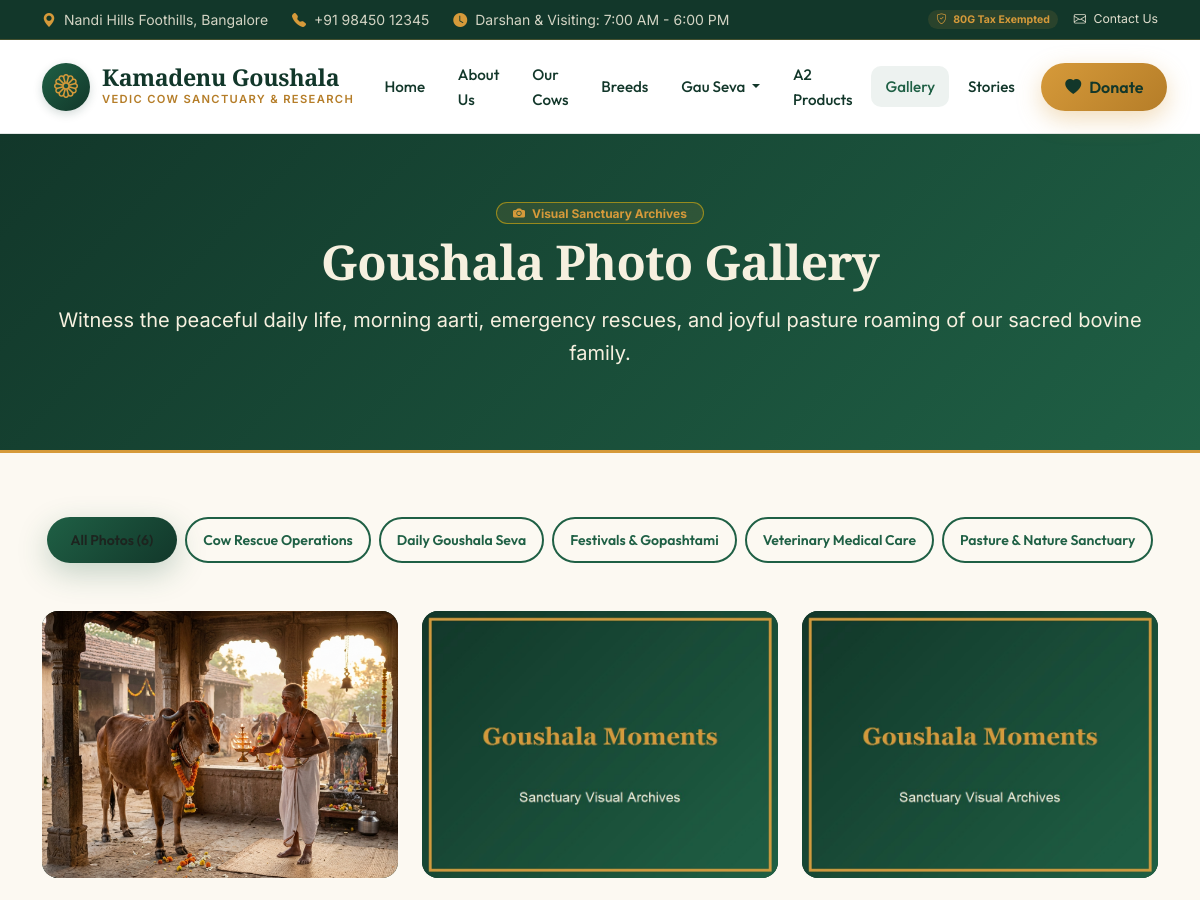
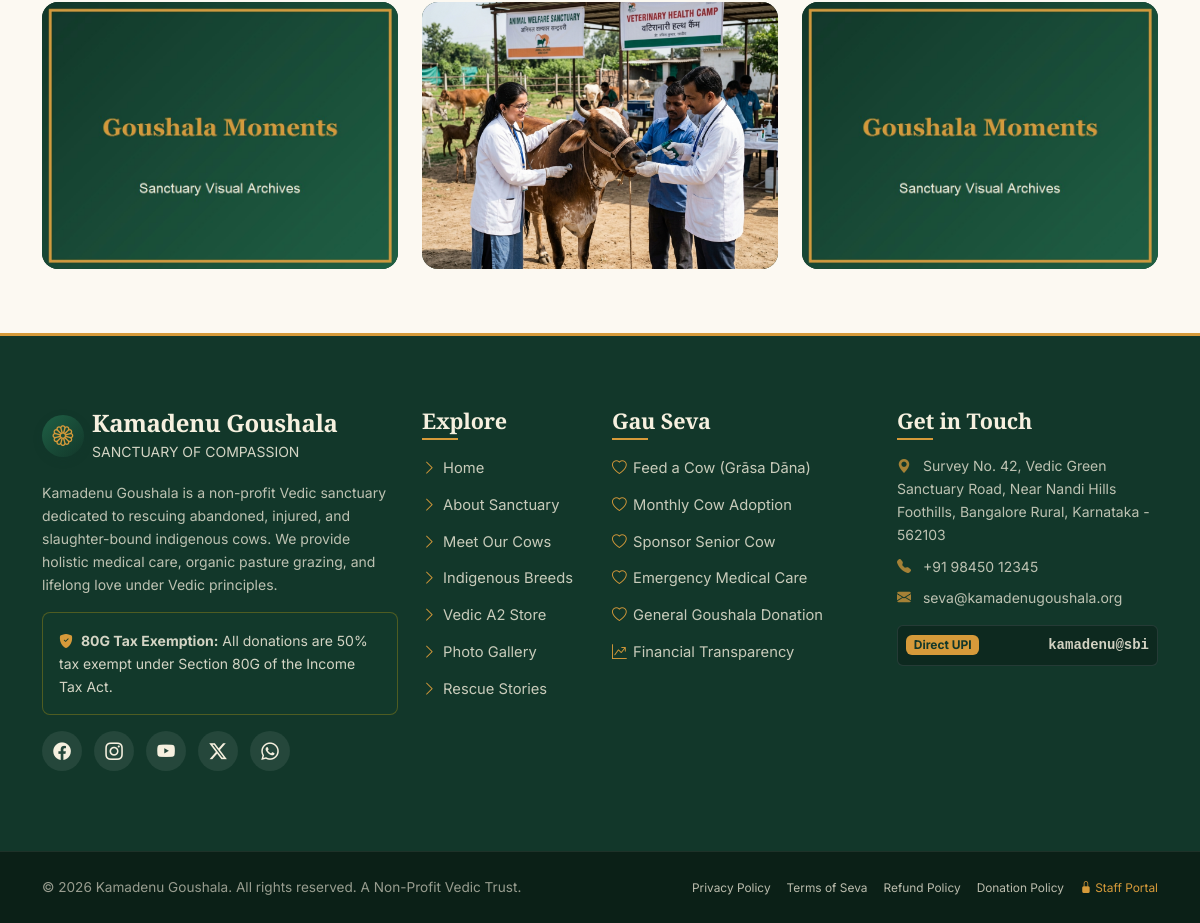
/gallery.php, run on the app's committed database (2 pictures, top to bottom).
### tables this page shows
CREATE TABLE `gallery_categories` (
  `id` INT UNSIGNED AUTO_INCREMENT PRIMARY KEY,
  `name` VARCHAR(100) NOT NULL UNIQUE,
  `slug` VARCHAR(100) NOT NULL UNIQUE,
  `created_at` TIMESTAMP DEFAULT CURRENT_TIMESTAMP
);

CREATE TABLE `gallery` (
  `id` INT UNSIGNED AUTO_INCREMENT PRIMARY KEY,
  `category_id` INT UNSIGNED NOT NULL,
  `title` VARCHAR(150) NOT NULL,
  `image_path` VARCHAR(255) NOT NULL,
  `caption` TEXT DEFAULT NULL,
  `display_order` INT DEFAULT 0,
  `is_featured` TINYINT(1) DEFAULT 0,
  `created_at` TIMESTAMP DEFAULT CURRENT_TIMESTAMP,
  FOREIGN KEY (`category_id`) REFERENCES `gallery_categories` (`id`) ON UPDATE CASCADE
);

### classes/Database.php (called while the page is built, shortened)
<?php
class Database {
    private static ?PDO $pdo = null;
    public static function getConnection(): PDO {
        if (self::$pdo === null) {
            self::$pdo = get_db_connection();
        }
        return self::$pdo;
    }
    public static function fetchAll(string $sql, array $params = []): array {
        $stmt = self::getConnection()->prepare($sql);
        $stmt->execute($params);
        return $stmt->fetchAll(PDO::FETCH_ASSOC);
    }
}

### config/app.php (called while the page is built, shortened)
<?php
require_once KAMADENU_ROOT . '/config/database.php';
spl_autoload_register(function ($class) {
    $classFile = KAMADENU_ROOT . '/classes/' . str_replace('\\', '/', $class) . '.php';
    if (file_exists($classFile)) {
        return;
    }
});
require_once KAMADENU_ROOT . '/includes/functions.php';

### config/database.php (called while the page is built, shortened)
<?php
function get_db_connection(): PDO {
    static $pdo = null;
    if ($pdo === null) {
        $dsn = sprintf(
            'mysql:host=%s;port=%s;dbname=%s;charset=%s',
            DB_HOST,
            DB_PORT,
            DB_NAME,
            DB_CHARSET
        );
        $options = [
            PDO::ATTR_ERRMODE            => PDO::ERRMODE_EXCEPTION,
            PDO::ATTR_DEFAULT_FETCH_MODE => PDO::FETCH_ASSOC,
            PDO::ATTR_EMULATE_PREPARES   => false,
            PDO::MYSQL_ATTR_INIT_COMMAND => "SET NAMES utf8mb4 COLLATE utf8mb4_unicode_ci, time_zone = '+05:30'"
        ];
        try {
            $pdo = new PDO($dsn, DB_USER, DB_PASS, $options);
        } catch (PDOException $e) {
            error_log('Database Connection Error: ' . $e->getMessage());
            throw new RuntimeException('Unable to establish database connection. Please ensure MySQL service is running.');
        }
    }
    return $pdo;
}

### includes/functions.php (called while the page is built, shortened)
<?php
function e(?string $value): string {
    return htmlspecialchars($value ?? '', ENT_QUOTES | ENT_SUBSTITUTE, 'UTF-8');
}

### gallery.php (the view, shortened to what this page needs)
<?php
require_once __DIR__ . '/includes/header.php';
$categories = Database::fetchAll("SELECT * FROM gallery_categories ORDER BY id ASC");
$galleryItems = Database::fetchAll("
    SELECT g.*, gc.name AS category_name, gc.slug AS category_slug
    FROM gallery g
    JOIN gallery_categories gc ON g.category_id = gc.id
    ORDER BY g.display_order ASC, g.id DESC
");
?>
<section class="page-hero">
    <div class="container text-center">
        <span class="badge bg-gold-subtle text-gold px-3 py-1 rounded-pill mb-2 border border-warning border-opacity-50">
            <i class="bi bi-camera-fill me-1"></i> Visual Sanctuary Archives
        </span>
        <h1 class="page-hero-title">Goushala Photo Gallery</h1>
        <p class="fs-5 text-cream opacity-90 mx-auto max-w-700">
            Witness the peaceful daily life, morning aarti, emergency rescues, and joyful pasture roaming of our sacred bovine family.
        </p>
    </div>
</section>
<section class="py-5 bg-cream-soft">
    <div class="container py-3">
        <div class="d-flex flex-wrap justify-content-center gap-2 mb-5">
            <button class="btn btn-forest btn-sm rounded-pill px-4 active" data-gallery-filter="all">
                All Photos (<?= count($galleryItems); ?>)
            </button>
            <?php foreach ($categories as $cat): ?>
                <button class="btn btn-outline-forest btn-sm rounded-pill px-3" data-gallery-filter="<?= e($cat['slug']); ?>">
                    <?= e($cat['name']); ?>
                </button>
            <?php endforeach; ?>
        </div>
        <div class="row g-4" id="galleryGridContainer">
            <?php foreach ($galleryItems as $index => $item):
                $photoImgUrl = !empty($item['image_path'])
                    ? (str_starts_with($item['image_path'], 'assets/') ? BASE_URL . '/' . ltrim($item['image_path'], '/') : image_url($item['image_path'], 'gallery', 'placeholder-gallery.jpg'))
                    : BASE_URL . '/assets/images/placeholder-gallery.jpg';
            ?>
            <div class="col-sm-6 col-lg-4 gallery-card-col">
                <div class="gallery-item cursor-pointer" onclick="openLightbox(<?= $index; ?>)">
                    <img src="<?= e($photoImgUrl); ?>" alt="<?= e($item['title']); ?>" class="w-100 h-100 object-fit-cover d-block" onerror="this.onerror=null;this.src='<?= BASE_URL; ?>/assets/images/placeholder-gallery.jpg';">
                </div>
            </div>
            <?php endforeach; ?>
        </div>
    </div>
</section>
<?php require_once __DIR__ . '/includes/footer.php'; ?>

### assets/css/style.css (style rules this page uses)
:root { --color-forest-dark: #12372A; --color-forest: #1F6045; --color-forest-light: #2A7E5B; --color-gold: #D69A3A; --color-gold-light: #F3C474; --color-gold-dark: #B57D28; --color-cream: #F6F0DF; --color-cream-soft: #FCF9F2; --color-earth: #8B5E3C; --color-earth-light: #B48460; --color-charcoal: #1D241F; --color-muted: #5C6760; --color-white: #FFFFFF; --color-border: rgba(18, 55, 42, 0.12); --color-border-gold: rgba(214, 154, 58, 0.35); --font-serif: 'Playfair Display', Georgia, serif; --font-sans: 'Inter', -apple-system, BlinkMacSystemFont, 'Segoe UI', Roboto, sans-serif; --font-heading: 'Outfit', 'Poppins', sans-serif; --shadow-xs: 0 2px 6px rgba(18, 55, 42, 0.05); --shadow-sm: 0 4px 14px rgba(18, 55, 42, 0.07); --shadow-md: 0 8px 24px rgba(18, 55, 42, 0.10); --shadow-lg: 0 16px 38px rgba(18, 55, 42, 0.14); --shadow-gold: 0 8px 25px rgba(214, 154, 58, 0.35); --shadow-forest: 0 10px 30px rgba(31, 96, 69, 0.25); --radius-xs: 6px; --radius-sm: 10px; --radius-md: 16px; --radius-lg: 24px; --radius-xl: 32px; --radius-pill: 9999px; --transition-fast: 0.2s cubic-bezier(0.4, 0, 0.2, 1); --transition-base: 0.35s cubic-bezier(0.4, 0, 0.2, 1); --transition-smooth: 0.5s cubic-bezier(0.16, 1, 0.3, 1); }
*, *::before, *::after { box-sizing: border-box; }
html { scroll-behavior: smooth; font-size: 16px; }
body { font-family: var(--font-sans); color: var(--color-charcoal); background-color: var(--color-cream-soft); line-height: 1.65; overflow-x: hidden; -webkit-font-smoothing: antialiased; -moz-osx-font-smoothing: grayscale; }
h1, h2, h3, h4, .font-serif { font-family: var(--font-serif); color: var(--color-forest-dark); font-weight: 700; letter-spacing: -0.015em; line-height: 1.25; }
img { max-width: 100%; height: auto; }
.bg-cream-soft { background-color: var(--color-cream-soft) !important; }
.bg-gold-subtle { background-color: rgba(214, 154, 58, 0.12) !important; }
.text-gold { color: var(--color-gold) !important; }
.text-cream { color: var(--color-cream) !important; }
.btn-forest { background: linear-gradient(135deg, var(--color-forest), var(--color-forest-dark)); color: var(--color-white); font-weight: 600; font-family: var(--font-heading); border: none; box-shadow: var(--shadow-forest); padding: 0.75rem 1.75rem; border-radius: var(--radius-pill); transition: all var(--transition-base); display: inline-flex; align-items: center; justify-content: center; gap: 0.5rem; }
.btn-outline-forest { border: 2px solid var(--color-forest); color: var(--color-forest); font-weight: 600; font-family: var(--font-heading); padding: 0.65rem 1.65rem; border-radius: var(--radius-pill); background: transparent; transition: all var(--transition-base); display: inline-flex; align-items: center; justify-content: center; gap: 0.5rem; }
.gallery-item { position: relative; border-radius: var(--radius-md); overflow: hidden; aspect-ratio: 4 / 3; background: var(--color-forest-dark); }
.page-hero { background: linear-gradient(135deg, var(--color-forest-dark), var(--color-forest)); color: var(--color-white); padding: 4rem 0; border-bottom: 3px solid var(--color-gold); }
.page-hero-title { font-size: 3rem; color: var(--color-cream); margin-bottom: 0.75rem; }

### data on the page
gallery_categories: name "Cow Rescue Operations"
gallery_categories: name "Daily Goushala Seva"
gallery_categories: name "Festivals & Gopashtami"
gallery_categories: name "Veterinary Medical Care"
gallery_categories: name "Pasture & Nature Sanctuary"
gallery: image_path (picture)
gallery: image_path (picture)

### other printed values
get_setting('site_phone', '+91 98450 12345') "+91 98450 12345"
get_setting('site_name', 'Kamadenu Goushala') "Kamadenu Goushala"
count($galleryItems) "6"
get_setting('site_email', 'seva@kamadenugoushala.org') "seva@kamadenugoushala.org"
get_setting('upi_id', 'kamadenu@sbi') "kamadenu@sbi"
